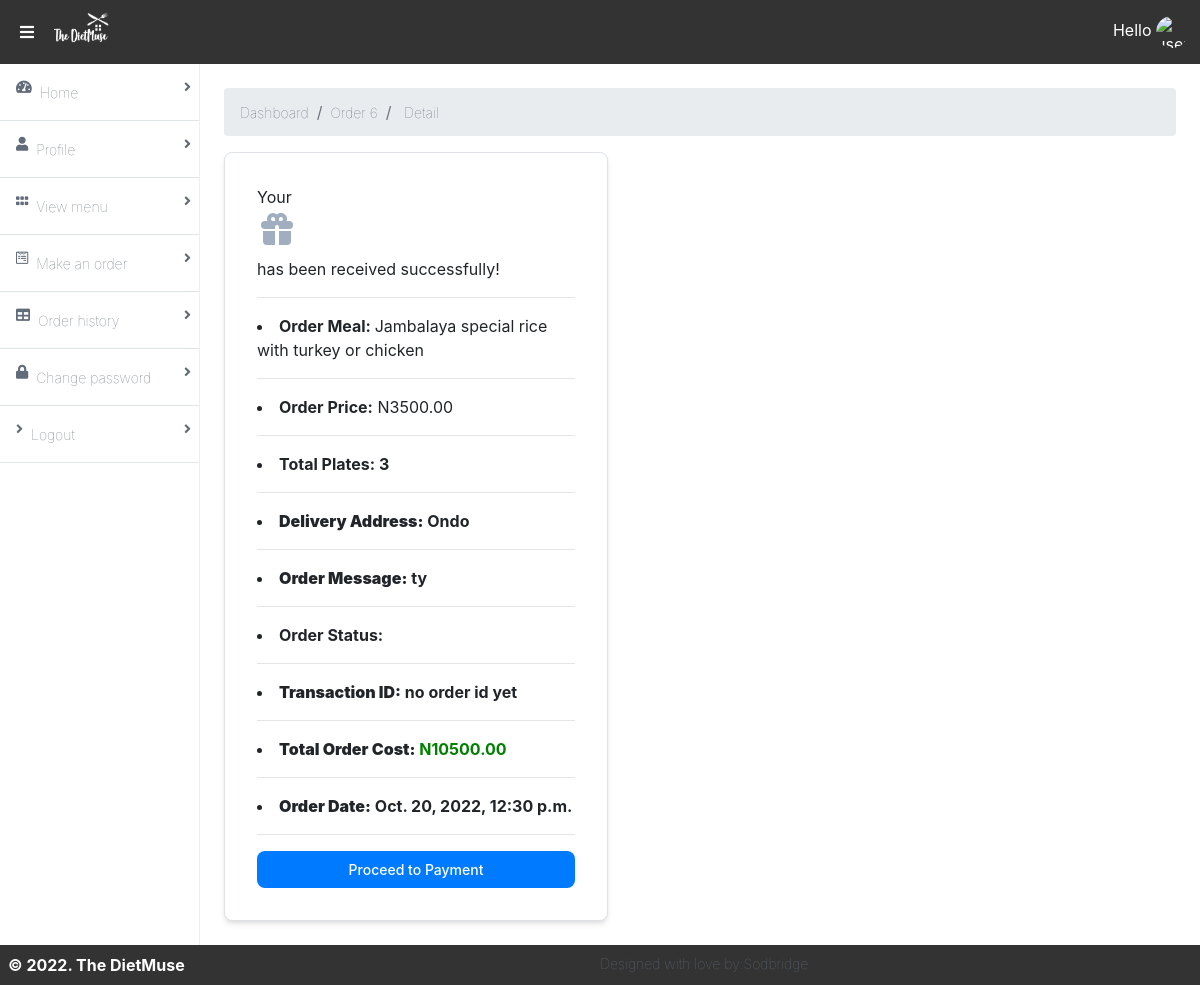
The page /customer-order/detail/6/ on the database its author committed.
### app/models.py (models this page shows, shortened)
class FoodOrder(models.Model):
    menu = models.ForeignKey(Food, related_name='my_food_order', on_delete=models.CASCADE, help_text=u'Select meal.')
    date_needed = models.DateField(help_text=u'Date you need this order: mm/dd/yy')
    no_of_plates = models.CharField(max_length=100, help_text=u'How many many guest(s) owns this meal?')
    message = models.TextField(blank=True, help_text=u'Any special message you want us to know for this order?')
    user = models.ForeignKey(User, related_name='users', on_delete=models.CASCADE, null=True)
    delivery_address = models.TextField(default='Ondo', help_text=u'Please enter the full address for easy delivery.')
    order_status = models.CharField(max_length=50, choices=order_delivery_status, blank=True, default='Received')
    payment_status = models.CharField(max_length=50, choices=order_payment_status, blank=True, default='Pending')
    total_cost = models.DecimalField(max_digits=10, null=True, decimal_places=2)
    order_id = models.CharField(max_length=50, blank=True, default='no order id yet')
    date_created = models.DateTimeField(auto_now=True)
    class Meta:
        ordering = ('-date_created',)

class Food(models.Model):
    name = models.CharField(max_length=200, db_index=True)
    slug = models.SlugField(max_length=200, db_index=True)
    category = models.ForeignKey(Category, related_name='categories', null=True, on_delete=models.CASCADE)
    image = models.ImageField(upload_to='food-menu/',blank=True)
    day = models.CharField(max_length=20, choices=week_choices, default='Munchy Monday')
    description = models.TextField(blank=True)
    return_policy = models.TextField(blank=True, null=True,)
    price = models.DecimalField(max_digits=10, null=True, decimal_places=2)
    available = models.BooleanField(default=True)
    created = models.DateTimeField(auto_now_add=True)
    updated = models.DateTimeField(auto_now=True)
    class Meta:
        index_together = (('id', 'slug'),)

### accounts/views.py (the view)
# urls.py: path('customer-order/detail/<str:pk>/', FoodOrdersDetailView.as_view(template_name='foodorder_detail.html'), name='order-detail'),
class FoodOrdersDetailView(DetailView):
	model = FoodOrder

### accounts/templates/foodorder_detail.html (shortened to what this page needs)
{% extends 'base.html' %}
{% load static %}
{% load crispy_forms_tags %}
{% block content %}
<main class="bg-white-500 flex-1 p-6 overflow-hidden">
<nav aria-label="breadcrumb">
  <ol class="breadcrumb">
    <li class="breadcrumb-item"><a class="font-sans font-hairline hover:font-normal text-sm text-nav-item no-underline" href="{% url 'dashboard' %}">Dashboard</a></li>
    <li class="breadcrumb-item"><a class="font-sans font-hairline hover:font-normal text-sm text-nav-item no-underline" href="#">Order {{ object.id }}</a></li>
    <li class="breadcrumb-item active" aria-current="page"> <span class="font-sans font-hairline hover:font-normal text-sm text-nav-item no-underline">Detail</span></li>
  </ol>
</nav>
  <div class="flex flex-col">
    <div class="p-8 max-w-sm bg-white rounded-lg border border-gray-200 shadow-md dark:bg-gray-800 dark:border-gray-700"> <p> Your
       has been received successfully!</p> <hr>
      <li><b>Order Meal: </b>{{ object.menu.name }} </li> <hr>
      <li><b>Order Price:</b> N{{ object.menu.price }}</li> <hr>
      <li><b>Total Plates: {{ object.no_of_plates }}</li> <hr>
      <li><b>Delivery Address:</b> {{ object.delivery_address }}</li> <hr>
      <li><b>Order Message:</b> {{ object.message }}</li> <hr>
      <li>Order Status:
     </li> <hr>
      <li><b>Transaction ID:</b> {{ object.order_id }}</li> <hr>
      <li><b>Total Order Cost:</b><span style="color:green"> N{{ object.total_cost }}</span></li> <hr>
      <li><b>Order Date:</b> {{ object.date_created }} </li> <hr>
      <a href="https://paystack.com/pay/thedietmuse" target="_blank" class="inline-flex items-center py-2 px-3 text-sm font-medium text-center text-white bg-blue-700 rounded-lg hover:bg-blue-800 focus:ring-4 focus:outline-none focus:ring-blue-300 dark:bg-blue-600 dark:hover:bg-blue-700 dark:focus:ring-blue-800 btn-block btn-primary">
      Proceed to Payment
      </a>
</div>
  </div>
</main>
{% endblock content %}

### rows shown on the page
FoodOrder: id "6", menu.name "Jambalaya special rice with turkey or chicken", menu.price "3500.00", no_of_plates "3", delivery_address "Ondo", message "ty", order_id "no order id yet", total_cost "10500.00", date_created "Oct. 20, 2022, 12:30 p.m."
